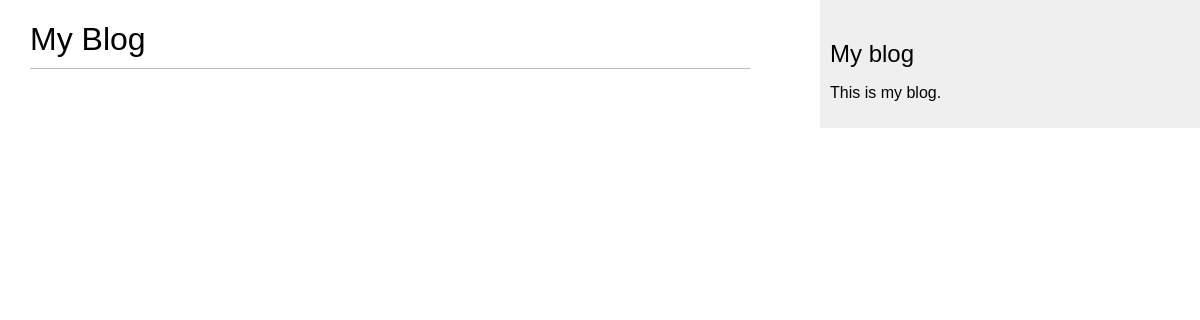
/blog/, run on an earlier commit of the app's database.
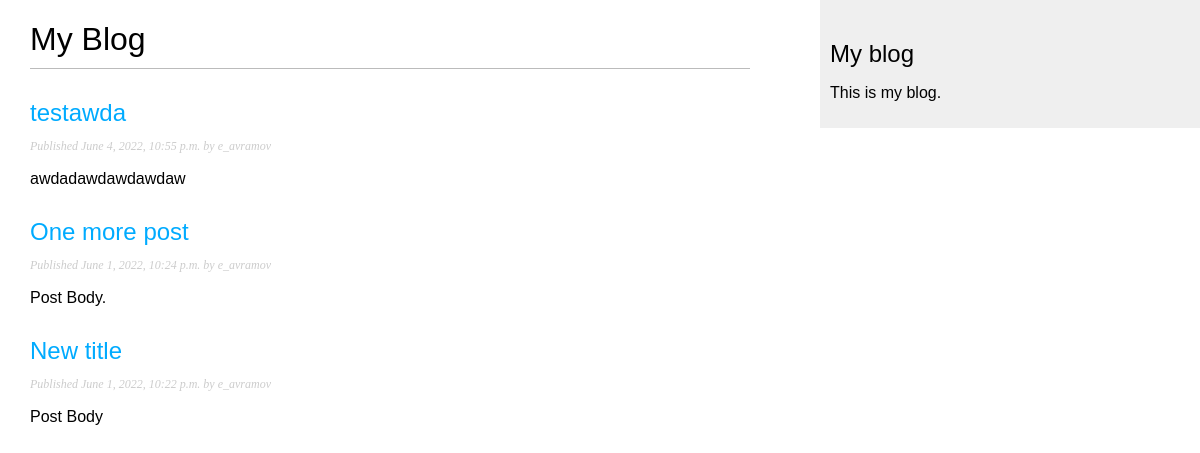
And on a later commit of the database.
### blog/models.py (models this page shows, shortened)
class Post(models.Model):
    STATUS_CHOICES = (("draft", "Draft"), ("published", "Published"))
    title = models.CharField(max_length=250)
    slug = models.SlugField(max_length=250, unique_for_date="publish")
    author = models.ForeignKey(
        User, on_delete=models.CASCADE, related_name="blog_posts"
    )
    body = models.TextField()
    publish = models.DateTimeField(default=timezone.now)
    created = models.DateTimeField(auto_now_add=True)
    updated = models.DateTimeField(auto_now=True)
    status = models.CharField(
        max_length=10, choices=STATUS_CHOICES, default="draft"
    )
    objects = models.Manager()
    published = PublishedManager()
    class Meta:
        ordering = ("-publish",)
    def get_absolute_url(self):
        return reverse(
            "blog:post_detail",
            args=[
                self.publish.year,
                self.publish.month,
                self.publish.day,
                self.slug,
            ],
        )

### blog/views.py (the view)
# urls.py: path("", views.PostListView.as_view(), name="post_list"),
class PostListView(ListView):
    queryset = Post.published.all()
    context_object_name = "posts"
    paginate_by = 3
    template_name = "blog/post/list.html"

### blog/templates/blog/post/list.html (shortened to what this page needs)
{% extends "blog/base.html" %}
{% block content %}
    <h1>My Blog</h1>
    {% for post in posts %}
        <h2>
            <a href="{{ post.get_absolute_url }}">
                {{ post.title }}
            </a>
        </h2>
        <p class="date">
            Published {{ post.publish }} by {{ post.author}}
        </p>
        {{ post.body|truncatewords:30|linebreaks }}
    {% endfor %}
{% endblock %}

### blog/templates/blog/base.html (shortened to what this page needs)
{% load static %}
<!DOCTYPE html>
<html lang="en">
    <head>
        <link href="{% static 'css/blog.css' %}" rel="stylesheet">
    </head>
    <body>
        <div id="content">{% block content %} {% endblock %}</div>
        <div id="sidebar">
            <h2>My blog</h2>
            <p>This is my blog.</p>
        </div>
    </body>
</html>

### blog/static/css/blog.css (style rules this page uses)
body { margin:0; padding:0; font-family:helvetica, sans-serif; }
a { color:#00abff; text-decoration:none; }
h1 { font-weight:normal; border-bottom:1px solid #bbb; padding:0 0 10px 0; }
h2 { font-weight:normal; margin:30px 0 0; }
#content { float:left; width:60%; padding:0 0 0 30px; }
#sidebar { float:right; width:30%; padding:10px; background:#efefef; height:100%; }
p.date { color:#ccc; font-family: georgia, serif; font-size: 12px; font-style: italic; }

What changed in the data, as far as the page shows it:
added Post: title "testawda", publish "June 4, 2022, 10:55 p.m.", author "e_avramov", body "awdadawdawdawdaw"
now on this page (row edited): Post: title "One more post", publish "June 1, 2022, 10:24 p.m.", author "e_avramov", body "Post Body."
now on this page (row edited): Post: title "New title", publish "June 1, 2022, 10:22 p.m.", author "e_avramov", body "Post Body"
